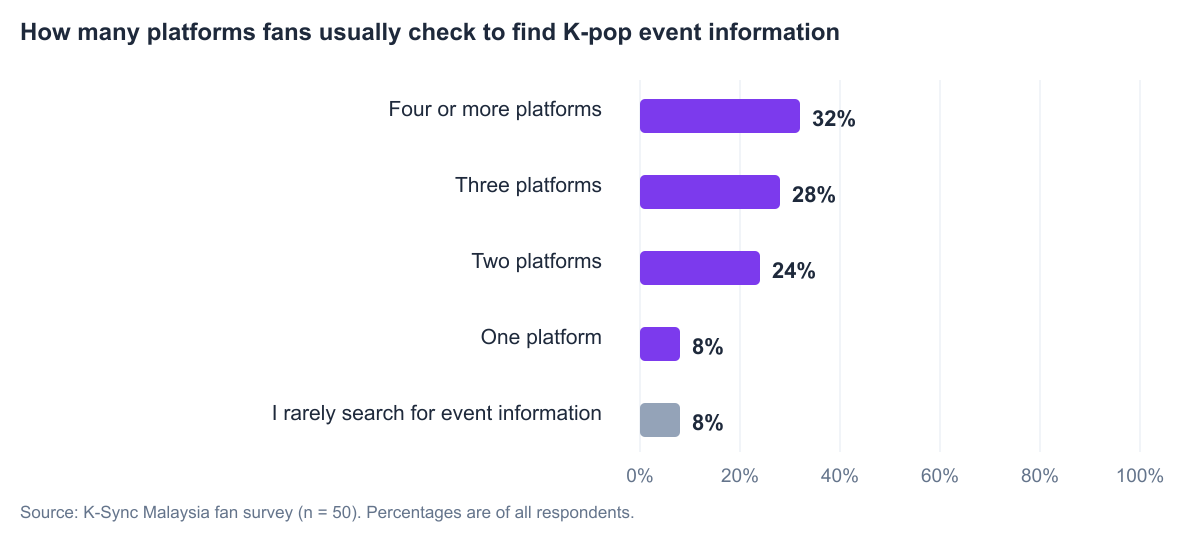
#> input picture perf/figures/Figure_1_1_platforms_checked.png, 2360 x 1076 px, found by its file name (shown at 1/2 size); its folder holds 4 pictures in this run
$ python _prevfig.py
#> lines starting #> are read from the running program, lines starting #| are printed output that depends on the picture
from PIL import Image
for name in ["Figure_1_1_platforms_checked","Figure_1_6_importance_reliable_source"]:
    im = Image.open(f"perf/figures/{name}.png")
#> im is the input picture: PIL image 2360x1076 RGBA; mean R, G, B, A 246.9, 245.6, 250.5, 255
    im.thumbnail((950,950))
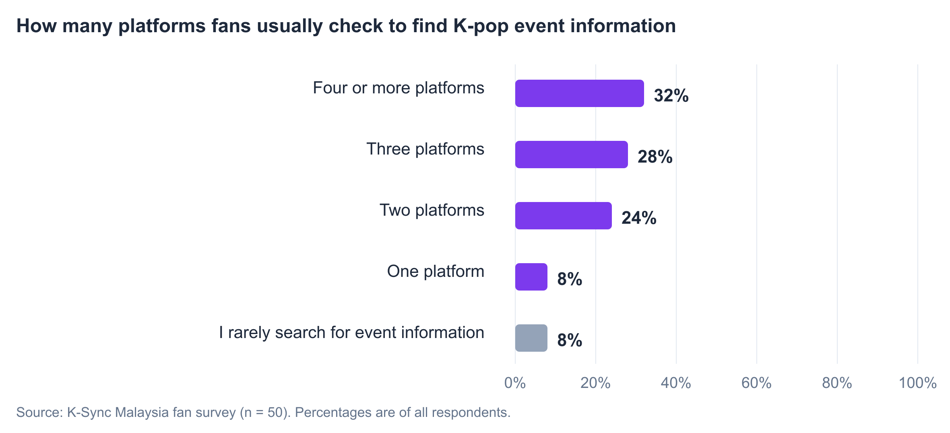
#> im: PIL image 950x433 RGBA; mean R, G, B, A 246.8, 245.5, 250.4, 255
    im.save(f"perf/_prev_{name}.png")
    print(name, im.size)
#| Figure_1_1_platforms_checked (950, 433)
#> (the run stopped early here; a loop or call above may not have finished)
